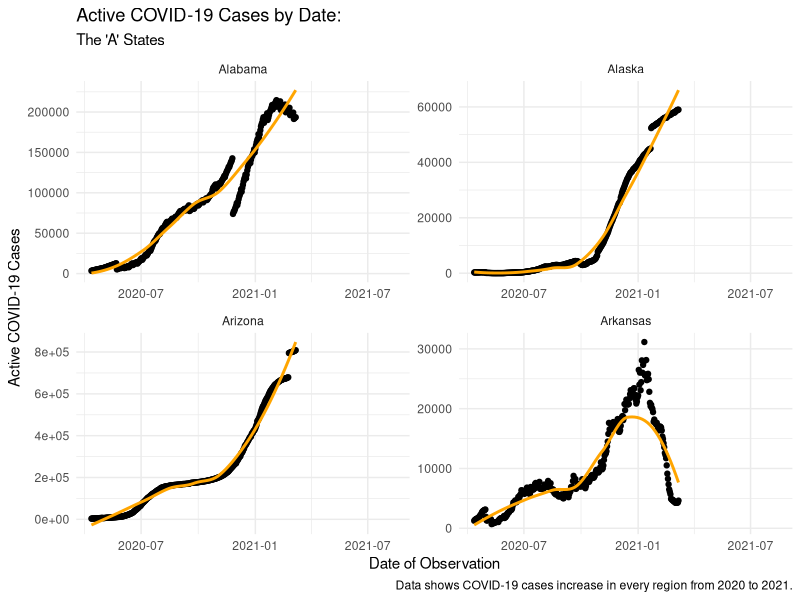
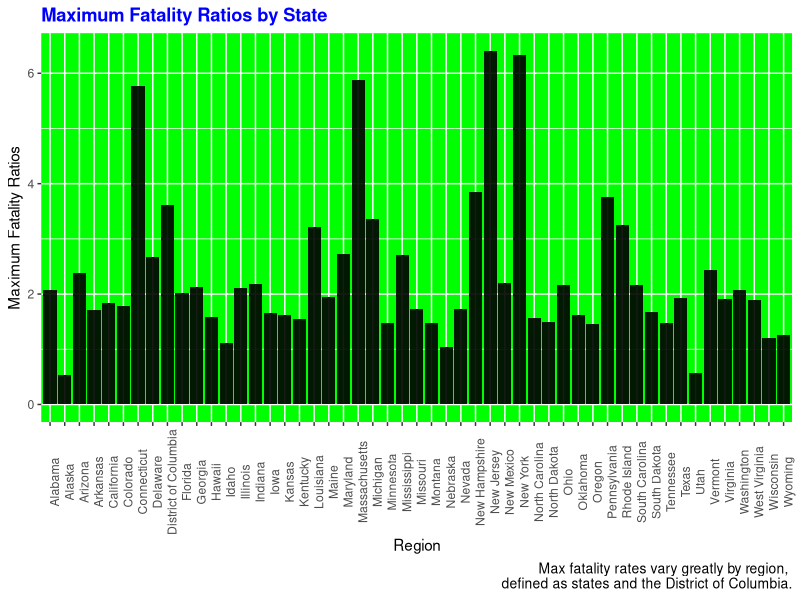
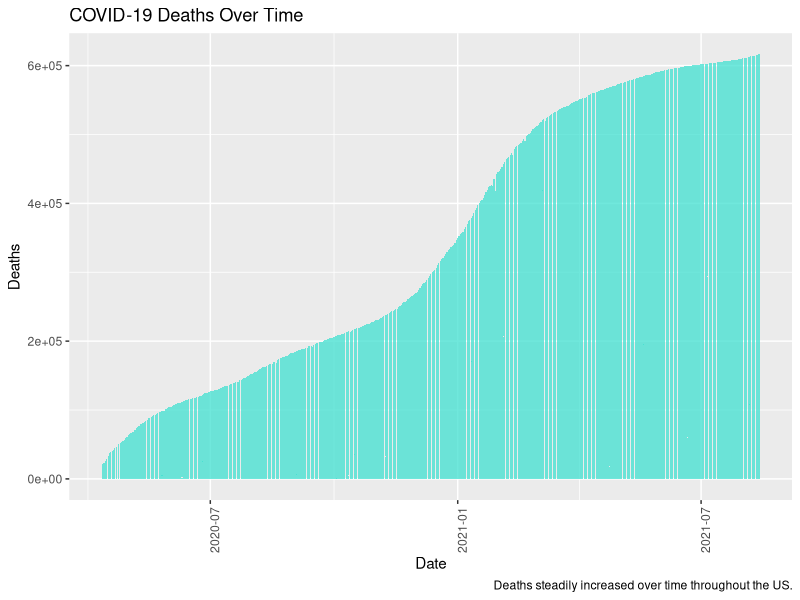

These figures' R source, in order:
library(tidyverse)

# Step I. 
  # This assigned the cleaned_covid_data.csv to a dataframe
df <- read_csv("cleaned_covid_data.csv")

# Step II. 
  # This is a subset of the previous dataframe that only includes states starting with "A"
Astates <- df[grepl("A", df$Province_State), ]

# Step III.
  # This is a plot of the previous subset, separated by state.
# MAKE IT PRETTY
Astates %>% 
  ggplot(aes(x=Last_Update, y=Active)) +
  geom_point() +
  geom_smooth(se = FALSE, color = "orange") +
  facet_wrap(~Province_State, scales = "free") +
  labs(x="Date of Observation", 
       y="Active COVID-19 Cases", 
       title = "Active COVID-19 Cases by Date:",
       subtitle = "The 'A' States",
       caption = "Data shows COVID-19 cases increase in every region from 2020 to 2021.") +
  theme_minimal()

# Step IV. MISSING VALUES??
  # The first function creates the df subset using aggregate and max
state_max_fatality_ratio <- aggregate(Case_Fatality_Ratio ~ Province_State, data = df, max, na.rm = TRUE)
  # The second function changes the name of the second variable
names(state_max_fatality_ratio)[2] <- 'Maximum_Fatality_Ratio'
  # The third function reassigns the df subset to be sorted in descending order
state_max_fatality_ratio <- state_max_fatality_ratio[order(-state_max_fatality_ratio$Maximum_Fatality_Ratio), ]
 

 # Checking class type for each variable in state_max_fatality_ratio
str(state_max_fatality_ratio)
  # reassigned to a duplicate
state_max_fatality_ratio2 <- state_max_fatality_ratio
  # checked class of variable in-question
class(state_max_fatality_ratio$Province_State)
  # changed variable form chr to factor
state_max_fatality_ratio2$Province_State <- as.factor(state_max_fatality_ratio$Province_State)
  # double checked new df class types
str(state_max_fatality_ratio2)

# Step V. 
  # This function orders the variable "Province_State" in decreasing order
state_max_fatality_ratio2 <- state_max_fatality_ratio2[order(state_max_fatality_ratio$Province_State, 
                                                             decreasing = TRUE), ] 

# This creates a barplot with the desired specifications
  # The instructions were a little unclear, so I listed them by descending alphabetical order
  # given that the x-axis was defined as state and that's the specified "descending"
state_max_fatality_ratio2 %>% 
  ggplot(mapping = aes(x=Province_State, y=Maximum_Fatality_Ratio)) +
  geom_bar(mapping = aes_(x=state_max_fatality_ratio2$Province_State, 
                          y=state_max_fatality_ratio2$Maximum_Fatality_Ratio), 
           stat = "identity", fill="black", alpha=0.9) +
  labs(x="Region", 
       y="Maximum Fatality Ratios", 
       title = "Maximum Fatality Ratios by State",
       caption = "Max fatality rates vary greatly by region, \ndefined as states and the District of Columbia.") +
  theme(plot.caption = element_text(size = 10), 
               plot.title = element_text(hjust = 0, colour = "blue", face = "bold"),
        axis.text.x = element_text(angle = 90), panel.background = element_rect(fill = "green"))

library(dplyr)
# Step VI. BONUS; Fix ticks
deathsplot <- df %>% 
  group_by(Last_Update, Deaths) %>% 
  summarize()


  ggplot(deathsplot, aes(x=Last_Update, y=Deaths)) +
    geom_bar(mapping = aes_(x=deathsplot$Last_Update, 
                            y=deathsplot$Deaths), 
             stat = "identity", fill="turquoise", alpha=0.75) +
    labs(x="Date", 
         y="Deaths", 
         title = "COVID-19 Deaths Over Time",
         caption = "Deaths steadily increased over time throughout the US.") +
    theme(axis.text.x = element_text(angle = 90))


